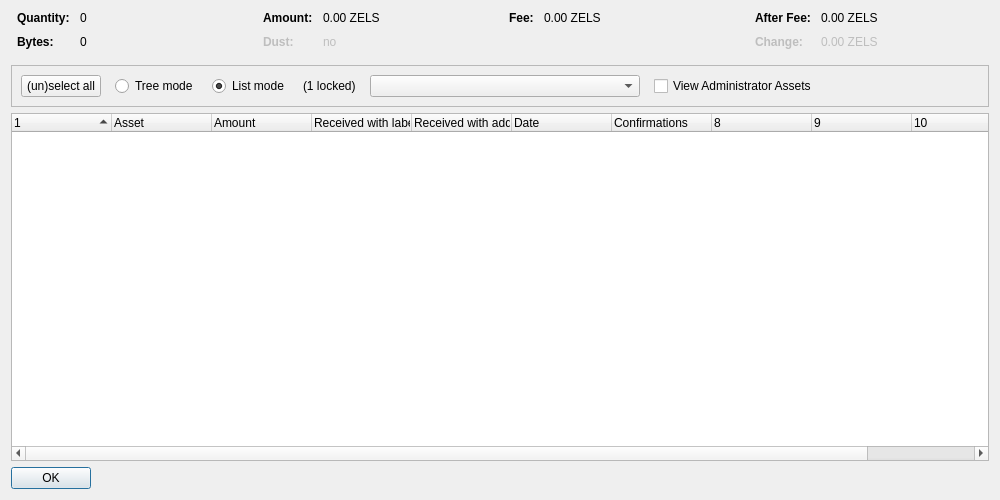
<?xml version="1.0" encoding="UTF-8"?>
<ui version="4.0">
 <class>AssetControlDialog</class>
 <widget class="QDialog" name="AssetControlDialog">
  <property name="geometry">
   <rect>
    <x>0</x>
    <y>0</y>
    <width>1000</width>
    <height>500</height>
   </rect>
  </property>
  <property name="windowTitle">
   <string>Asset Selection</string>
  </property>
  <layout class="QVBoxLayout" name="verticalLayout">
   <item>
    <layout class="QHBoxLayout" name="horizontalLayoutTop" stretch="0,0,0,0">
     <property name="topMargin">
      <number>0</number>
     </property>
     <property name="bottomMargin">
      <number>10</number>
     </property>
     <item>
      <layout class="QFormLayout" name="formLayoutAssetControl1">
       <property name="horizontalSpacing">
        <number>10</number>
       </property>
       <property name="verticalSpacing">
        <number>10</number>
       </property>
       <property name="leftMargin">
        <number>6</number>
       </property>
       <property name="rightMargin">
        <number>6</number>
       </property>
       <item row="0" column="0">
        <widget class="QLabel" name="labelAssetControlQuantityText">
         <property name="font">
          <font>
           <weight>75</weight>
           <bold>true</bold>
          </font>
         </property>
         <property name="text">
          <string>Quantity:</string>
         </property>
        </widget>
       </item>
       <item row="0" column="1">
        <widget class="QLabel" name="labelAssetControlQuantity">
         <property name="cursor">
          <cursorShape>IBeamCursor</cursorShape>
         </property>
         <property name="contextMenuPolicy">
          <enum>Qt::ActionsContextMenu</enum>
         </property>
         <property name="text">
          <string notr="true">0</string>
         </property>
         <property name="textInteractionFlags">
          <set>Qt::LinksAccessibleByMouse|Qt::TextSelectableByKeyboard|Qt::TextSelectableByMouse</set>
         </property>
        </widget>
       </item>
       <item row="1" column="0">
        <widget class="QLabel" name="labelAssetControlBytesText">
         <property name="font">
          <font>
           <weight>75</weight>
           <bold>true</bold>
          </font>
         </property>
         <property name="text">
          <string>Bytes:</string>
         </property>
        </widget>
       </item>
       <item row="1" column="1">
        <widget class="QLabel" name="labelAssetControlBytes">
         <property name="cursor">
          <cursorShape>IBeamCursor</cursorShape>
         </property>
         <property name="contextMenuPolicy">
          <enum>Qt::ActionsContextMenu</enum>
         </property>
         <property name="text">
          <string notr="true">0</string>
         </property>
         <property name="textInteractionFlags">
          <set>Qt::LinksAccessibleByMouse|Qt::TextSelectableByKeyboard|Qt::TextSelectableByMouse</set>
         </property>
        </widget>
       </item>
      </layout>
     </item>
     <item>
      <layout class="QFormLayout" name="formLayoutAssetControl2">
       <property name="horizontalSpacing">
        <number>10</number>
       </property>
       <property name="verticalSpacing">
        <number>10</number>
       </property>
       <property name="leftMargin">
        <number>6</number>
       </property>
       <property name="rightMargin">
        <number>6</number>
       </property>
       <item row="0" column="0">
        <widget class="QLabel" name="labelAssetControlAmountText">
         <property name="font">
          <font>
           <weight>75</weight>
           <bold>true</bold>
          </font>
         </property>
         <property name="text">
          <string>Amount:</string>
         </property>
        </widget>
       </item>
       <item row="0" column="1">
        <widget class="QLabel" name="labelAssetControlAmount">
         <property name="cursor">
          <cursorShape>IBeamCursor</cursorShape>
         </property>
         <property name="contextMenuPolicy">
          <enum>Qt::ActionsContextMenu</enum>
         </property>
         <property name="text">
          <string notr="true">0.00 ZELS</string>
         </property>
         <property name="textInteractionFlags">
          <set>Qt::LinksAccessibleByMouse|Qt::TextSelectableByKeyboard|Qt::TextSelectableByMouse</set>
         </property>
        </widget>
       </item>
       <item row="1" column="0">
        <widget class="QLabel" name="labelAssetControlLowOutputText">
         <property name="enabled">
          <bool>false</bool>
         </property>
         <property name="font">
          <font>
           <weight>75</weight>
           <bold>true</bold>
          </font>
         </property>
         <property name="text">
          <string>Dust:</string>
         </property>
        </widget>
       </item>
       <item row="1" column="1">
        <widget class="QLabel" name="labelAssetControlLowOutput">
         <property name="enabled">
          <bool>false</bool>
         </property>
         <property name="cursor">
          <cursorShape>IBeamCursor</cursorShape>
         </property>
         <property name="contextMenuPolicy">
          <enum>Qt::ActionsContextMenu</enum>
         </property>
         <property name="text">
          <string notr="true">no</string>
         </property>
         <property name="textInteractionFlags">
          <set>Qt::LinksAccessibleByMouse|Qt::TextSelectableByKeyboard|Qt::TextSelectableByMouse</set>
         </property>
        </widget>
       </item>
      </layout>
     </item>
     <item>
      <layout class="QFormLayout" name="formLayoutAssetControl3">
       <property name="horizontalSpacing">
        <number>10</number>
       </property>
       <property name="verticalSpacing">
        <number>10</number>
       </property>
       <property name="leftMargin">
        <number>6</number>
       </property>
       <property name="rightMargin">
        <number>6</number>
       </property>
       <item row="0" column="0">
        <widget class="QLabel" name="labelAssetControlFeeText">
         <property name="font">
          <font>
           <weight>75</weight>
           <bold>true</bold>
          </font>
         </property>
         <property name="text">
          <string>Fee:</string>
         </property>
        </widget>
       </item>
       <item row="0" column="1">
        <widget class="QLabel" name="labelAssetControlFee">
         <property name="cursor">
          <cursorShape>IBeamCursor</cursorShape>
         </property>
         <property name="contextMenuPolicy">
          <enum>Qt::ActionsContextMenu</enum>
         </property>
         <property name="text">
          <string notr="true">0.00 ZELS</string>
         </property>
         <property name="textInteractionFlags">
          <set>Qt::LinksAccessibleByMouse|Qt::TextSelectableByKeyboard|Qt::TextSelectableByMouse</set>
         </property>
        </widget>
       </item>
      </layout>
     </item>
     <item>
      <layout class="QFormLayout" name="formLayoutAssetControl4">
       <property name="horizontalSpacing">
        <number>10</number>
       </property>
       <property name="verticalSpacing">
        <number>10</number>
       </property>
       <property name="leftMargin">
        <number>6</number>
       </property>
       <property name="rightMargin">
        <number>6</number>
       </property>
       <item row="0" column="0">
        <widget class="QLabel" name="labelAssetControlAfterFeeText">
         <property name="font">
          <font>
           <weight>75</weight>
           <bold>true</bold>
          </font>
         </property>
         <property name="text">
          <string>After Fee:</string>
         </property>
        </widget>
       </item>
       <item row="0" column="1">
        <widget class="QLabel" name="labelAssetControlAfterFee">
         <property name="cursor">
          <cursorShape>IBeamCursor</cursorShape>
         </property>
         <property name="contextMenuPolicy">
          <enum>Qt::ActionsContextMenu</enum>
         </property>
         <property name="text">
          <string notr="true">0.00 ZELS</string>
         </property>
         <property name="textInteractionFlags">
          <set>Qt::LinksAccessibleByMouse|Qt::TextSelectableByKeyboard|Qt::TextSelectableByMouse</set>
         </property>
        </widget>
       </item>
       <item row="1" column="0">
        <widget class="QLabel" name="labelAssetControlChangeText">
         <property name="enabled">
          <bool>false</bool>
         </property>
         <property name="font">
          <font>
           <weight>75</weight>
           <bold>true</bold>
          </font>
         </property>
         <property name="text">
          <string>Change:</string>
         </property>
        </widget>
       </item>
       <item row="1" column="1">
        <widget class="QLabel" name="labelAssetControlChange">
         <property name="enabled">
          <bool>false</bool>
         </property>
         <property name="cursor">
          <cursorShape>IBeamCursor</cursorShape>
         </property>
         <property name="contextMenuPolicy">
          <enum>Qt::ActionsContextMenu</enum>
         </property>
         <property name="text">
          <string notr="true">0.00 ZELS</string>
         </property>
         <property name="textInteractionFlags">
          <set>Qt::LinksAccessibleByMouse|Qt::TextSelectableByKeyboard|Qt::TextSelectableByMouse</set>
         </property>
        </widget>
       </item>
      </layout>
     </item>
    </layout>
   </item>
   <item>
    <widget class="QFrame" name="frame">
     <property name="minimumSize">
      <size>
       <width>0</width>
       <height>40</height>
      </size>
     </property>
     <property name="frameShape">
      <enum>QFrame::StyledPanel</enum>
     </property>
     <property name="frameShadow">
      <enum>QFrame::Sunken</enum>
     </property>
     <layout class="QHBoxLayout" name="horizontalLayout">
      <item>
       <layout class="QHBoxLayout" name="horizontalLayoutPanel" stretch="0,0,0,0,0,0,0">
        <property name="spacing">
         <number>14</number>
        </property>
        <item>
         <widget class="QPushButton" name="pushButtonSelectAll">
          <property name="sizePolicy">
           <sizepolicy hsizetype="Maximum" vsizetype="Fixed">
            <horstretch>0</horstretch>
            <verstretch>0</verstretch>
           </sizepolicy>
          </property>
          <property name="text">
           <string>(un)select all</string>
          </property>
          <property name="autoDefault">
           <bool>false</bool>
          </property>
         </widget>
        </item>
        <item>
         <widget class="QRadioButton" name="radioTreeMode">
          <property name="sizePolicy">
           <sizepolicy hsizetype="Maximum" vsizetype="Fixed">
            <horstretch>0</horstretch>
            <verstretch>0</verstretch>
           </sizepolicy>
          </property>
          <property name="text">
           <string>Tree mode</string>
          </property>
         </widget>
        </item>
        <item>
         <widget class="QRadioButton" name="radioListMode">
          <property name="sizePolicy">
           <sizepolicy hsizetype="Maximum" vsizetype="Fixed">
            <horstretch>0</horstretch>
            <verstretch>0</verstretch>
           </sizepolicy>
          </property>
          <property name="text">
           <string>List mode</string>
          </property>
          <property name="checked">
           <bool>true</bool>
          </property>
         </widget>
        </item>
        <item>
         <widget class="QLabel" name="labelLocked">
          <property name="text">
           <string notr="true">(1 locked)</string>
          </property>
         </widget>
        </item>
        <item>
         <widget class="QComboBox" name="assetList">
          <property name="minimumContentsLength">
           <number>30</number>
          </property>
         </widget>
        </item>
        <item>
         <widget class="QCheckBox" name="viewAdministrator">
          <property name="toolTip">
           <string>View assets that you have the ownership asset for</string>
          </property>
          <property name="text">
           <string>View Administrator Assets</string>
          </property>
         </widget>
        </item>
        <item>
         <spacer name="horizontalSpacer">
          <property name="orientation">
           <enum>Qt::Horizontal</enum>
          </property>
          <property name="sizeHint" stdset="0">
           <size>
            <width>40</width>
            <height>20</height>
           </size>
          </property>
         </spacer>
        </item>
       </layout>
      </item>
     </layout>
    </widget>
   </item>
   <item>
    <widget class="AssetControlTreeWidget" name="treeWidget">
     <property name="contextMenuPolicy">
      <enum>Qt::CustomContextMenu</enum>
     </property>
     <property name="sortingEnabled">
      <bool>false</bool>
     </property>
     <property name="columnCount">
      <number>11</number>
     </property>
     <attribute name="headerShowSortIndicator" stdset="0">
      <bool>true</bool>
     </attribute>
     <attribute name="headerStretchLastSection">
      <bool>false</bool>
     </attribute>
     <column>
      <property name="text">
       <string/>
      </property>
     </column>
     <column>
      <property name="text">
       <string>Asset</string>
      </property>
     </column>
     <column>
      <property name="text">
       <string>Amount</string>
      </property>
     </column>
     <column>
      <property name="text">
       <string>Received with label</string>
      </property>
     </column>
     <column>
      <property name="text">
       <string>Received with address</string>
      </property>
     </column>
     <column>
      <property name="text">
       <string>Date</string>
      </property>
     </column>
     <column>
      <property name="text">
       <string>Confirmations</string>
      </property>
      <property name="toolTip">
       <string>Confirmed</string>
      </property>
     </column>
     <column>
      <property name="text">
       <string/>
      </property>
     </column>
     <column>
      <property name="text">
       <string/>
      </property>
     </column>
     <column>
      <property name="text">
       <string/>
      </property>
     </column>
     <column>
      <property name="text">
       <string/>
      </property>
     </column>
    </widget>
   </item>
   <item>
    <widget class="QDialogButtonBox" name="buttonBox">
     <property name="sizePolicy">
      <sizepolicy hsizetype="Maximum" vsizetype="Fixed">
       <horstretch>0</horstretch>
       <verstretch>0</verstretch>
      </sizepolicy>
     </property>
     <property name="orientation">
      <enum>Qt::Horizontal</enum>
     </property>
     <property name="standardButtons">
      <set>QDialogButtonBox::Ok</set>
     </property>
    </widget>
   </item>
  </layout>
 </widget>
 <customwidgets>
  <customwidget>
   <class>AssetControlTreeWidget</class>
   <extends>QTreeWidget</extends>
   <header location="global">assetcontroltreewidget.h</header>
  </customwidget>
 </customwidgets>
 <resources/>
 <connections/>
</ui>
